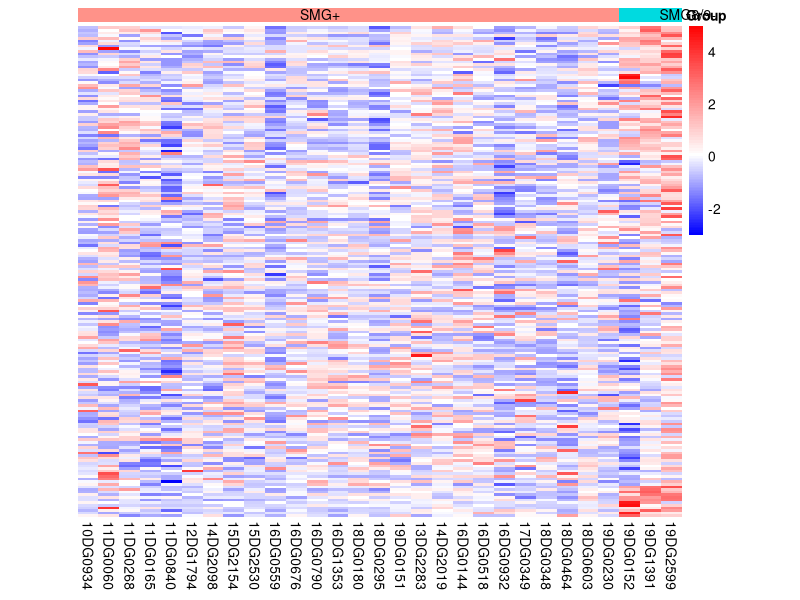
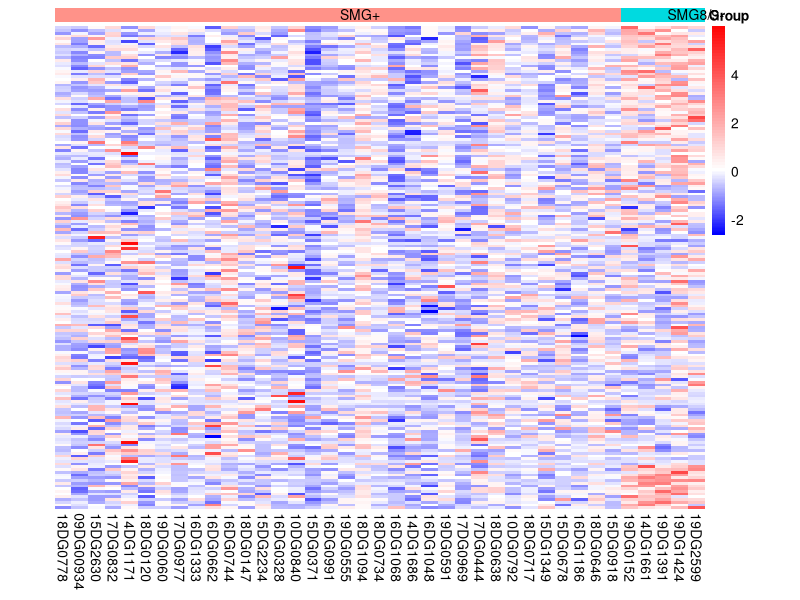

The R source for these figures, in order:
#!/usr/bin/env Rscript

library(pheatmap)
library(grid)

pdf("FigureS3.pdf")


data = read.table("zscore.skin.high.tsv",sep="\t",header=TRUE,row.names = 1,,check.names=F)
bk<-c(seq(min(data),0,length.out = 50),seq(0.01,max(data),length.out = 50))
annotation <- data.frame(Group = factor(1:29 <=26, labels = c("SMG8/9-", "SMG+")))
rownames(annotation) <- colnames(data) 

pheatmap(data,cluster_rows = FALSE,cluster_cols = FALSE,cellwidth = 15,
		 border=FALSE,
		 show_rownames=F,
		 color = c(colorRampPalette(colors = c("blue","white"))(length(bk)/2),colorRampPalette(colors = c("white","red"))(length(bk)/2)),
		 breaks = bk,
		 annotation = annotation,annotation_legend = FALSE)
grid.text(levels(annotation$Group), x=c(0.86,0.4),y=c(0.976,0.976), gp=gpar(fontsize=10))

data = read.table("zscore.blood.high.tsv",sep="\t",header=TRUE,row.names = 1,,check.names=F)
bk<-c(seq(min(data),0,length.out = 50),seq(0.01,max(data),length.out = 50))
annotation <- data.frame(Group = factor(1:39 <=34, labels = c("SMG8/9-", "SMG+")))
rownames(annotation) <- colnames(data) 

pheatmap(data,cluster_rows = FALSE,cluster_cols = FALSE,cellwidth = 12,
		 border=FALSE,
		 show_rownames=F,
		 color = c(colorRampPalette(colors = c("blue","white"))(length(bk)/2),colorRampPalette(colors = c("white","red"))(length(bk)/2)),
		 breaks = bk,
		 annotation = annotation,annotation_legend = FALSE)
grid.text(levels(annotation$Group), x=c(0.87,0.45),y=c(0.976,0.976), gp=gpar(fontsize=10))
